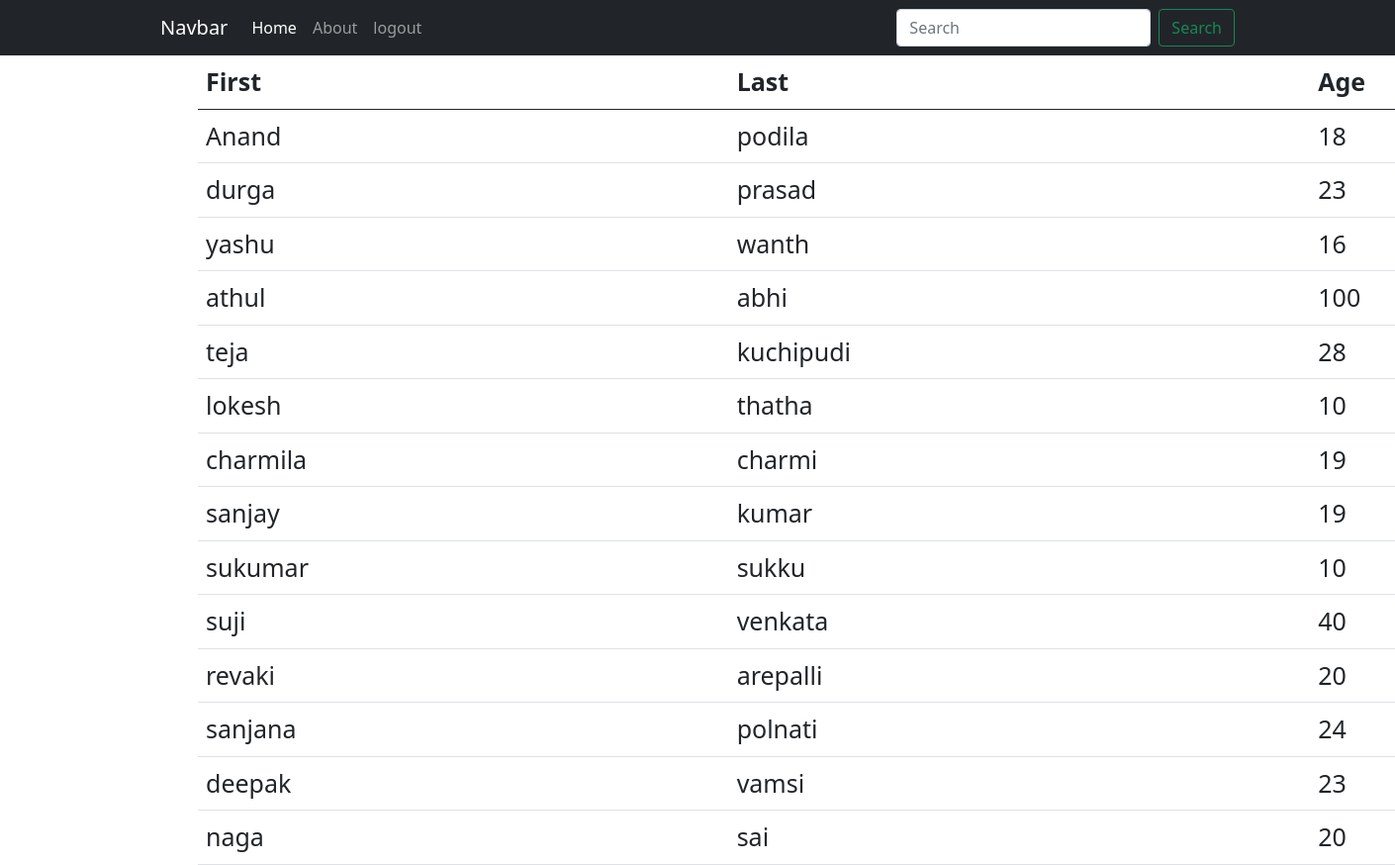
The page / on the database its author committed.
### app/models.py (models this page shows, shortened)
class Data(models.Model):
  f_name = models.CharField(max_length=100)
  l_name = models.CharField(max_length=100)
  age = models.PositiveIntegerField(default = 0)

### app/views.py (the view)
# urls.py: path('', views.index, name= 'index'),
def index(request):
  if 'search' in request.GET:
    search = request.GET['search']
    multiple_search = Q(Q(f_name__icontains=search) | Q(l_name__icontains=search))
    data = Data.objects.filter(multiple_search)
  else:
    data = Data.objects.all()
  context = {'data':data}
  return render(request, 'main/index.html', context)

### templates/main/index.html
{% extends "partials/base.html" %}
{% block content %}
<table class="table"  style='margin:0 200px 0 200px;font-size:25px'>
  <thead>
    <tr>
      <th scope="col">First</th>
      <th scope="col">Last</th>
      <th scope="col">Age</th>
    </tr>
  </thead>
  <tbody >
    {% for data in data  %}
    <tr >
      <td>{{data.f_name}}</td>
      <td>{{data.l_name}}</td>
      <td>{{data.age}}</td>
    </tr>
    {% endfor %}
  </tbody>
</table>
{% endblock %}

### templates/partials/base.html (shortened to what this page needs)
<!doctype html>
<html lang="en">
  <head>
    <link href="https://cdn.jsdelivr.net/npm/bootstrap@5.0.2/dist/css/bootstrap.min.css" rel="stylesheet">
  </head>
  <body>
    {% include "partials/nav.html" %}
    {% block content %} {% endblock %}
  </body>
</html>

### templates/partials/nav.html (shortened to what this page needs)
<nav class="navbar navbar-expand-lg navbar-dark bg-dark">
  <div class="container-fluid"  style='margin:0 150px 0 150px;'>
    <a class="navbar-brand" href="#">Navbar</a>
    <div class="collapse navbar-collapse" id="navbarSupportedContent">
      <ul class="navbar-nav me-auto mb-2 mb-lg-0">
        <li class="nav-item">
          <a class="nav-link active" aria-current="page" href="#">Home</a>
        </li>
        <li class="nav-item">
          <a class="nav-link" href="#">About</a>
        </li>
        <li class="nav-item">
          <a class="nav-link " href="{% url "login" %}" tabindex="-1" aria-disabled="true">logout</a>
        </li>
      </ul>
      <form class="d-flex">
        <input class="form-control me-2" type="search" name='search' placeholder="Search" aria-label="Search">
        <button class="btn btn-outline-success"  type="submit">Search</button>
      </form>
    </div>
  </div>
</nav>

### rows shown on the page
Data: f_name "Anand", l_name "podila", age "18"
Data: f_name "durga", l_name "prasad", age "23"
Data: f_name "yashu", l_name "wanth", age "16"
Data: f_name "athul", l_name "abhi", age "100"
Data: f_name "teja", l_name "kuchipudi", age "28"
Data: f_name "lokesh", l_name "thatha", age "10"
Data: f_name "charmila", l_name "charmi", age "19"
Data: f_name "sanjay", l_name "kumar", age "19"
Data: f_name "sukumar", l_name "sukku", age "10"
Data: f_name "suji", l_name "venkata", age "40"
Data: f_name "revaki", l_name "arepalli", age "20"
Data: f_name "sanjana", l_name "polnati", age "24"
Data: f_name "deepak", l_name "vamsi", age "23"
Data: f_name "naga", l_name "sai", age "20"
